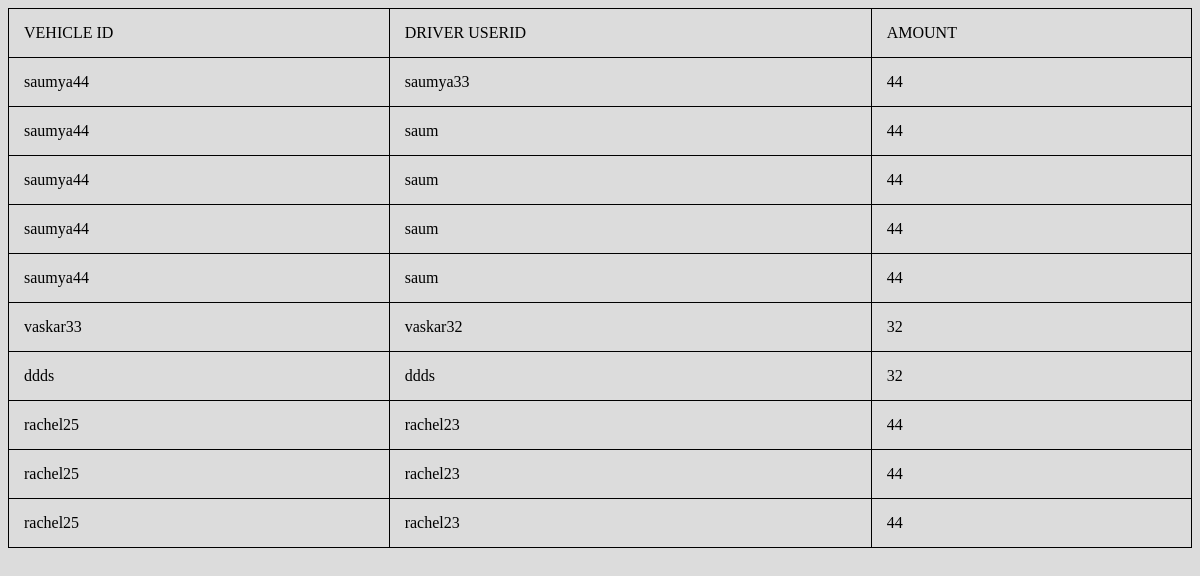
The app's page /admin/hh.php with its own data.
### tables this page shows
CREATE TABLE `moneys` (
  `vehicle_id` varchar(100) NOT NULL,
  `driver_userid` varchar(100) NOT NULL,
  `amount` int(11) NOT NULL
);

### admin/hh.php (the view, shortened to what this page needs)
<?php
       $dbname ="plaza";
$host="localhost";
$username="root";
$password="";
$conn = new mysqli($host, $username, $password, $dbname);
?>
<?php
$sql = "SELECT * from moneys";
$result = mysqli_query($conn,$sql);
?>
<html>
<head><link rel="stylesheet" type="text/css" href="hh.css"></head>
    <body>
        <table >
            <tr>
                <td>VEHICLE ID</td>
                <td>DRIVER USERID</td>
                <td>AMOUNT</td>
                </tr>
<?php
while($row = mysqli_fetch_object($result)){
?>
    <tr>
        <td>
            <?php echo $row->vehicle_id;?>
        </td>
        <td>
            <?php echo $row->driver_userid;?>
        </td>
        <td>
            <?php echo $row->amount;?>
        </td>
     </tr>
 <?php
}
?>
</table>
</body>
</html>

### admin/hh.css (style rules this page uses)
* { font-family: calibri; }
body { background: #dcdcdc; }
table { width: 100%; padding: 40px 40px; }
table, th, td { border: 1px solid black; border-collapse: collapse; }
th, td { padding: 15px; text-align: left; font-weight: normal; }

### records on screen
moneys: vehicle "saumya44", driver_userid "saumya33", amount "44"
moneys: vehicle "saumya44", driver_userid "saum", amount "44"
moneys: vehicle "saumya44", driver_userid "saum", amount "44"
moneys: vehicle "saumya44", driver_userid "saum", amount "44"
moneys: vehicle "saumya44", driver_userid "saum", amount "44"
moneys: vehicle "vaskar33", driver_userid "vaskar32", amount "32"
moneys: vehicle "ddds", driver_userid "ddds", amount "32"
moneys: vehicle "rachel25", driver_userid "rachel23", amount "44"
moneys: vehicle "rachel25", driver_userid "rachel23", amount "44"
moneys: vehicle "rachel25", driver_userid "rachel23", amount "44"
